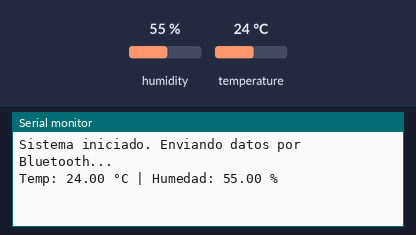
Simulated run of this program. Board: ESP32. On the bench: the last lines printed to the serial monitor. Inputs (shaded band) come from the test bench; at power-on: humidity 55 %, temperature 24 °C. Nothing arrives over Bluetooth unless stated.

Above: at 3.2 s.
3.3 s: humidity set to 22 %
At 5.8 s:
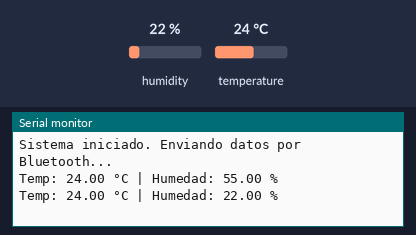
7.1 s: temperature set to 12 °C
At 9.0 s:
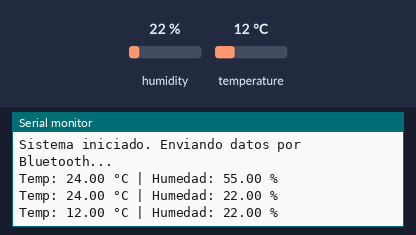
10.9 s: humidity set to 40 %
At 12.1 s:
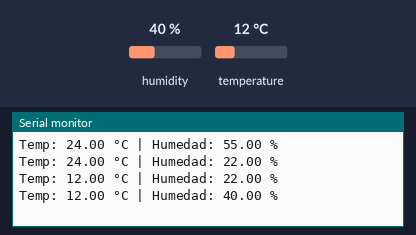
Timing chart, 0 to 13.9 s (numbered marks = the images above; inputs shaded):
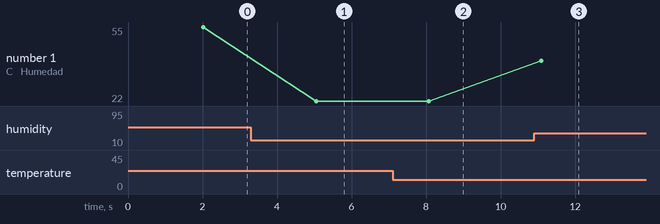

The program:

main.cpp
```cpp
#include <Arduino.h>
#include <DHT.h>
#include "BluetoothSerial.h"

#define DHTPIN 5        // Pin del sensor
#define DHTTYPE DHT11   // Tipo de sensor

DHT dht(DHTPIN, DHTTYPE);
BluetoothSerial BTSerial;

void setup() {
  Serial.begin(115200);
  BTSerial.begin("ESP32_DHT");  // Nombre del dispositivo Bluetooth
  dht.begin();
  delay(2000);  // Esperar estabilización
  Serial.println("Sistema iniciado. Enviando datos por Bluetooth...");
}

void loop() {
  float temp = dht.readTemperature();
  float hum = dht.readHumidity();

  if (isnan(temp) || isnan(hum)) {
    Serial.println("Error leyendo el sensor DHT");
    return;
  }

  // Mostrar por monitor serial
  Serial.print("Temp: ");
  Serial.print(temp);
  Serial.print(" °C | Humedad: ");
  Serial.print(hum);
  Serial.println(" %");

  // Enviar formato compatible con Bluetooth Electronics:
// T<valor>
BTSerial.print("*T");
BTSerial.print(temp);
BTSerial.print("");

// H<valor>
BTSerial.print("*H");
BTSerial.print(hum);
BTSerial.print("");

delay(3000);
}
```

Measured:
- after the input at 3.3 s, the serial monitor: prints a new line after 1.7 s (image 1)
- after the input at 7.1 s, the serial monitor: prints a new line after 0.97 s (image 2)
- after the input at 10.9 s, the serial monitor: prints a new line after 0.19 s (image 3)
- plotted number 1: 55 → 22 after the input at 3.3 s, 22 → 40 after the input at 10.9 s
